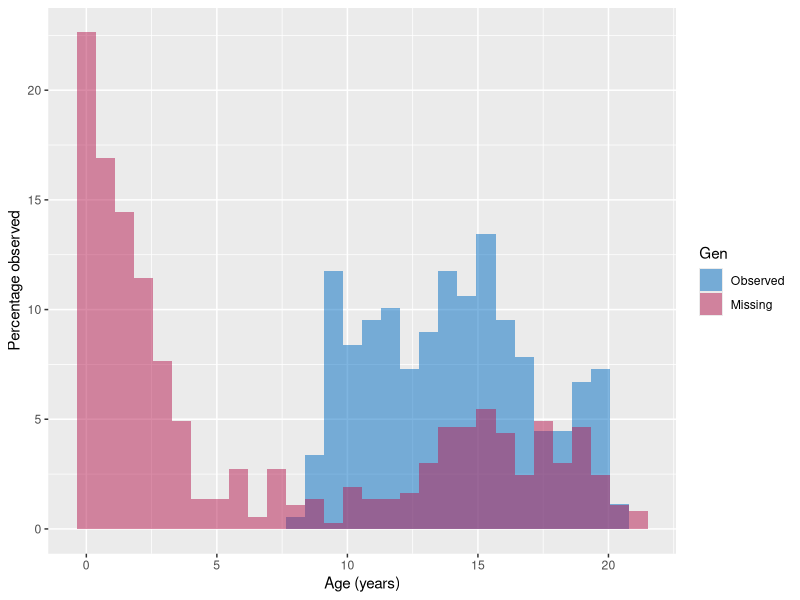
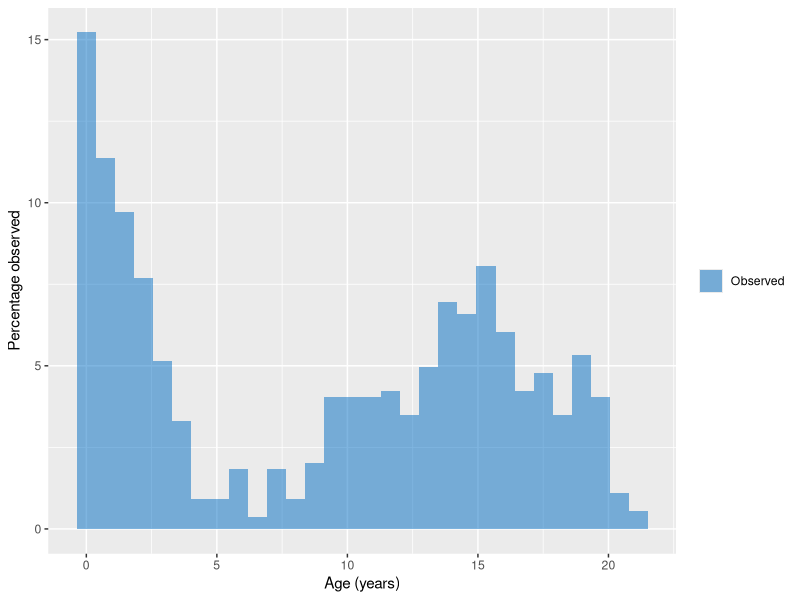
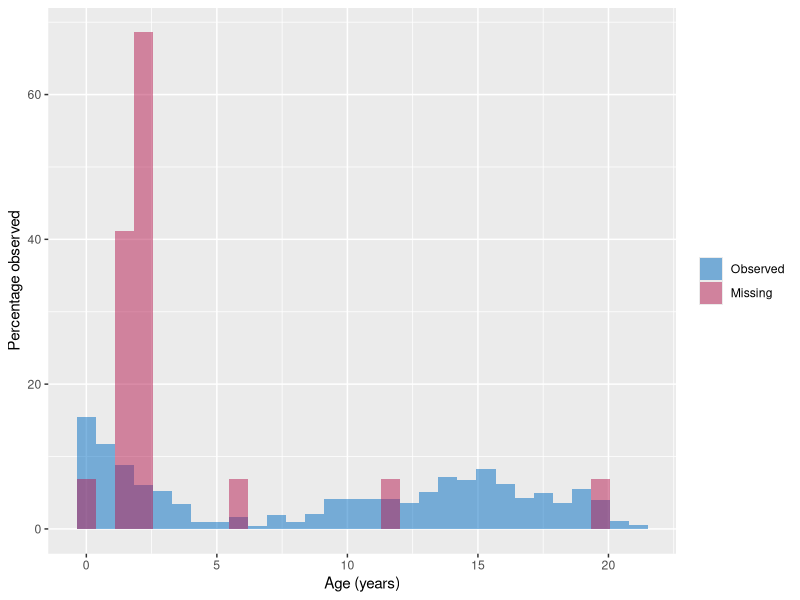
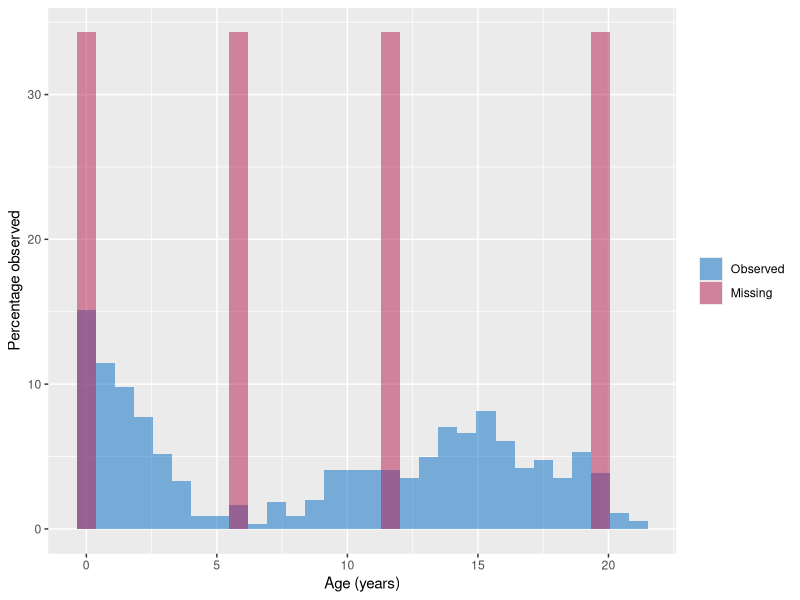
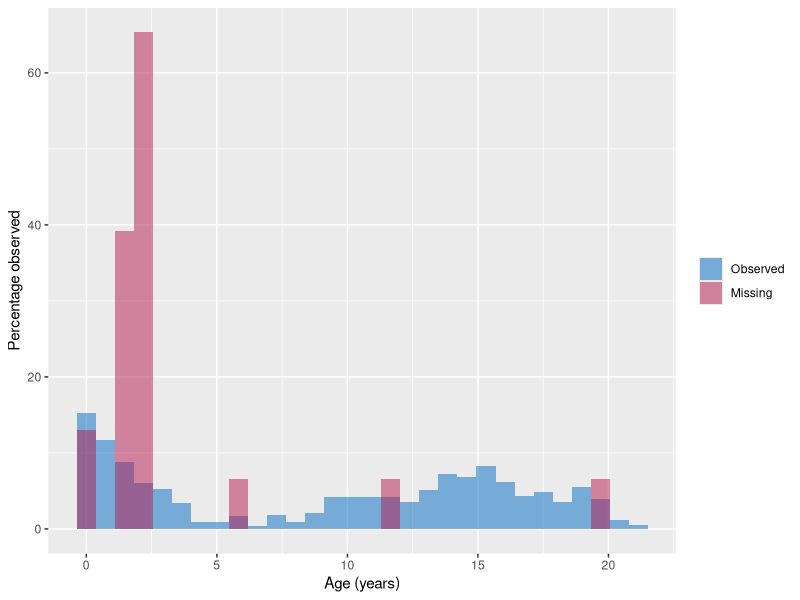
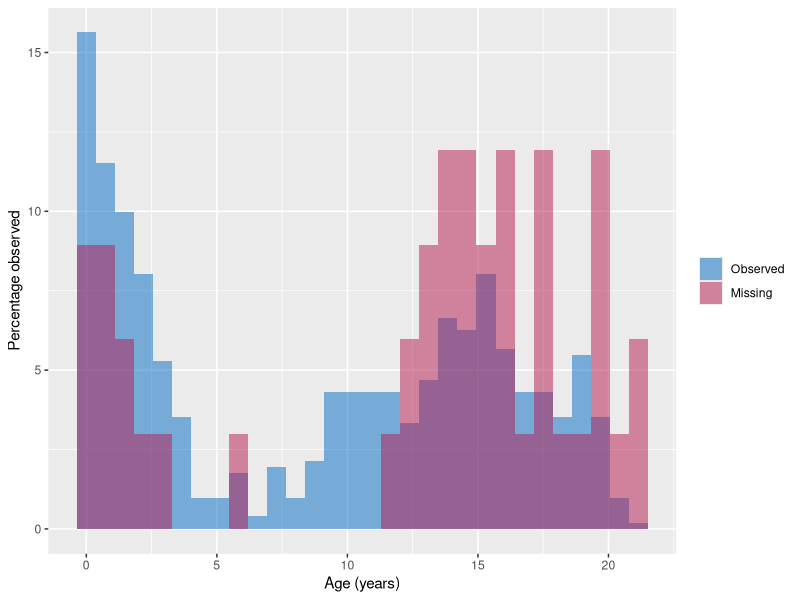
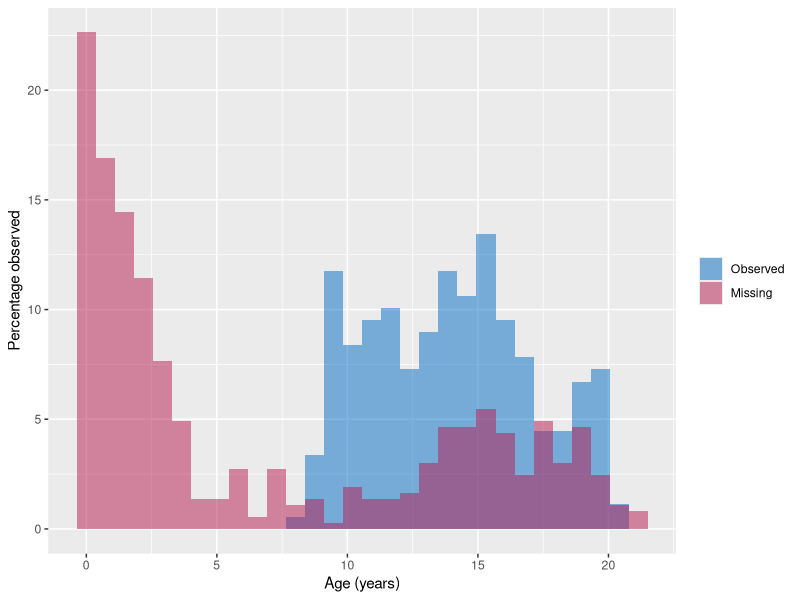
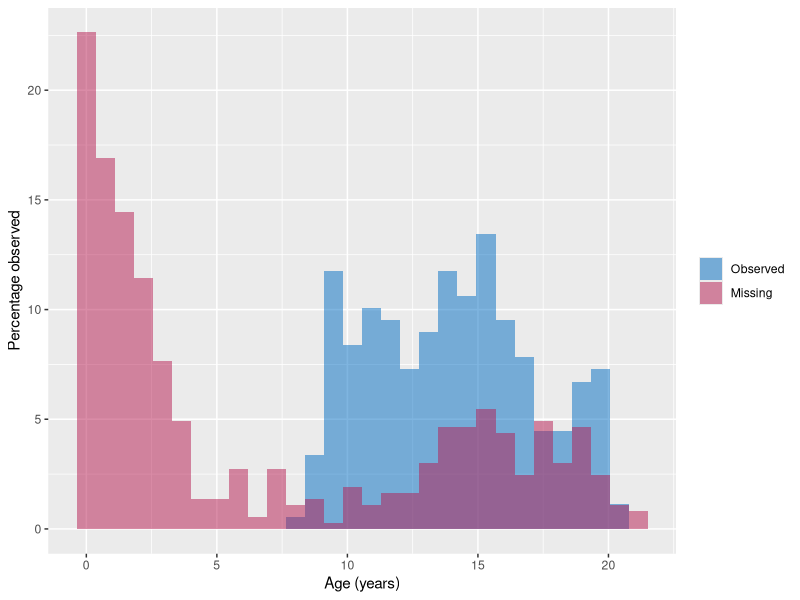

Reproduce these figures in R, in order.
## ---- chunk 1
# set-up environment
library(mice) # Data imputation
library(dplyr) # Data manipulation
library(magrittr)
library(broom)
library(ggplot2)
library(purrr)
set.seed(123)
## ---- chunk 2
# # pre-processing
# Rgen <- is.na(boys$gen)
# levels(Rgen) <- c("Missing", "Observed")
dat <- boys # %>% as_tibble # %>% cbind(Rgen)

# plot relation between observed values in age and missingness in gen
dat %>%
  ggplot(aes(x = age, fill = is.na(gen))) +
  geom_histogram(aes(y = 100 * ..density..),
                 alpha = 0.5,
                 position = 'identity') +
  xlab("Age (years)") +
  ylab("Percentage observed") +
  scale_fill_manual(
    name = "Gen",
    breaks = c("FALSE", "TRUE"),
    labels = c("Observed", "Missing"),
    values = c("#006CC2", "#B61A51")
  )

# evaluate statistically
out_Rgen <- dat %>% lm(age ~ is.na(gen), data = .)
out_int <- dat %>% lm(age ~ 1, data = .)
anova(out_int, out_Rgen)
## ---- chunk 3
out_gen <- dat %>% lm(age ~ gen, data = .)
out_int_gen <- dat %>% filter(!is.na(gen)) %>% lm(age ~ 1, data = .)
anova(out_int_gen, out_gen)
## ---- chunk 4
# explore map functionalities
test_miss <- function(.x){
  return(is.na(.x))
}
map(c(1, NA, 4, 7), test_miss)  

# inline function
map_df(c(1, NA, 4, 7), function(.x) {
  return(data.frame(entry = .x, 
                    is_NA = test_miss(.x)))
})

# shorter inline function
map_df(c(1, NA, 4, 7), ~{
  return(data.frame(entry = .x, 
                    is_NA = test_miss(.x)))
})

# test map functionalities
dat %>%  map_df(is.na)
dat %>% map_df(~(data.frame(n_miss = sum(is.na(.x)),
                                  class = class(.x))),
                     .id = "variable")

# apply map to our own problem
interc_only <- dat %>% lm(age ~ 1, data = .)
#age <- dat[,1]
# output_for_table <- dat %>% 
#   map(~{lm(dat$age~is.na(.x)) %>% 
#       anova(interc_only, .)}, .id = "variable")
dat %>% 
  map(~{lm(age~is.na(.x), data = dat) %>% anova(interc_only, .)})
      
# this works, but only for age as outcome. now apply to all variables.

## ---- chunk 5
# plot this for each missingness indicator
dat %>%
  map(~{ggplot(data=dat, aes(x = age, fill = is.na(.x))) +
  geom_histogram(aes(y = 100 * ..density..),
                 alpha = 0.5,
                 position = 'identity') +
  xlab("Age (years)") +
  ylab("Percentage observed") +
  scale_fill_manual(
    name = names(.),
    breaks = c("FALSE", "TRUE"),
    labels = c("Observed", "Missing"),
    values = c("#006CC2", "#B61A51")
  )})

# only the name of the legend does not work. maybe look into pmap?
